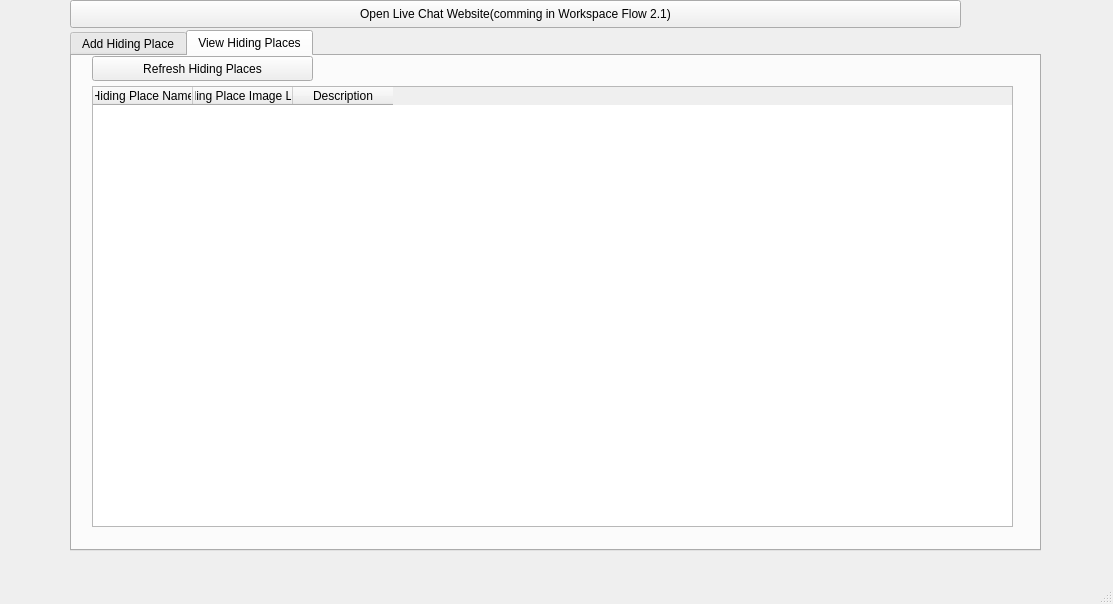
<?xml version="1.0" encoding="UTF-8"?>
<ui version="4.0">
 <class>MainWindow</class>
 <widget class="QMainWindow" name="MainWindow">
  <property name="enabled">
   <bool>true</bool>
  </property>
  <property name="geometry">
   <rect>
    <x>0</x>
    <y>0</y>
    <width>1113</width>
    <height>604</height>
   </rect>
  </property>
  <property name="acceptDrops">
   <bool>false</bool>
  </property>
  <property name="windowTitle">
   <string>Workspace Flow 1.1</string>
  </property>
  <property name="windowIcon">
   <iconset>
    <normaloff>WORKSPACE.png</normaloff>WORKSPACE.png</iconset>
  </property>
  <property name="iconSize">
   <size>
    <width>24</width>
    <height>24</height>
   </size>
  </property>
  <property name="dockOptions">
   <set>QMainWindow::AllowTabbedDocks|QMainWindow::AnimatedDocks</set>
  </property>
  <widget class="QWidget" name="centralwidget">
   <widget class="QTabWidget" name="tabWidget">
    <property name="geometry">
     <rect>
      <x>70</x>
      <y>30</y>
      <width>971</width>
      <height>521</height>
     </rect>
    </property>
    <property name="currentIndex">
     <number>1</number>
    </property>
    <property name="tabsClosable">
     <bool>false</bool>
    </property>
    <property name="movable">
     <bool>true</bool>
    </property>
    <property name="tabBarAutoHide">
     <bool>false</bool>
    </property>
    <widget class="QWidget" name="add">
     <attribute name="title">
      <string>Add Hiding Place</string>
     </attribute>
     <widget class="QLineEdit" name="HPName">
      <property name="geometry">
       <rect>
        <x>20</x>
        <y>50</y>
        <width>871</width>
        <height>31</height>
       </rect>
      </property>
     </widget>
     <widget class="QLabel" name="label">
      <property name="geometry">
       <rect>
        <x>20</x>
        <y>10</y>
        <width>1551</width>
        <height>31</height>
       </rect>
      </property>
      <property name="lineWidth">
       <number>2</number>
      </property>
      <property name="text">
       <string>Hiding Place Name</string>
      </property>
     </widget>
     <widget class="QLabel" name="label_2">
      <property name="geometry">
       <rect>
        <x>20</x>
        <y>100</y>
        <width>1551</width>
        <height>31</height>
       </rect>
      </property>
      <property name="lineWidth">
       <number>2</number>
      </property>
      <property name="text">
       <string>Hiding Place Image Link(optional)</string>
      </property>
     </widget>
     <widget class="QLineEdit" name="HPLink">
      <property name="geometry">
       <rect>
        <x>20</x>
        <y>150</y>
        <width>871</width>
        <height>31</height>
       </rect>
      </property>
     </widget>
     <widget class="QLabel" name="label_abc">
      <property name="geometry">
       <rect>
        <x>20</x>
        <y>200</y>
        <width>1551</width>
        <height>31</height>
       </rect>
      </property>
      <property name="lineWidth">
       <number>2</number>
      </property>
      <property name="text">
       <string>Description of Hiding Place</string>
      </property>
     </widget>
     <widget class="QTextEdit" name="Description">
      <property name="geometry">
       <rect>
        <x>20</x>
        <y>240</y>
        <width>871</width>
        <height>191</height>
       </rect>
      </property>
     </widget>
     <widget class="QPushButton" name="savedb_button">
      <property name="geometry">
       <rect>
        <x>20</x>
        <y>450</y>
        <width>871</width>
        <height>28</height>
       </rect>
      </property>
      <property name="text">
       <string>Submit To Online Database</string>
      </property>
     </widget>
    </widget>
    <widget class="QWidget" name="view">
     <attribute name="title">
      <string>View Hiding Places</string>
     </attribute>
     <widget class="QTableWidget" name="viewHP">
      <property name="geometry">
       <rect>
        <x>20</x>
        <y>30</y>
        <width>921</width>
        <height>441</height>
       </rect>
      </property>
      <property name="sizeAdjustPolicy">
       <enum>QAbstractScrollArea::AdjustIgnored</enum>
      </property>
      <property name="dragEnabled">
       <bool>false</bool>
      </property>
      <column>
       <property name="text">
        <string>Hiding Place Name</string>
       </property>
      </column>
      <column>
       <property name="text">
        <string>Hiding Place Image Link</string>
       </property>
      </column>
      <column>
       <property name="text">
        <string>Description</string>
       </property>
      </column>
     </widget>
     <widget class="QPushButton" name="RefreshButton">
      <property name="geometry">
       <rect>
        <x>20</x>
        <y>0</y>
        <width>221</width>
        <height>25</height>
       </rect>
      </property>
      <property name="text">
       <string>Refresh Hiding Places</string>
      </property>
     </widget>
    </widget>
   </widget>
   <widget class="QPushButton" name="lcw_button">
    <property name="geometry">
     <rect>
      <x>70</x>
      <y>0</y>
      <width>891</width>
      <height>28</height>
     </rect>
    </property>
    <property name="text">
     <string>Open Live Chat Website(comming in Workspace Flow 2.1)</string>
    </property>
   </widget>
  </widget>
  <widget class="QMenuBar" name="menubar">
   <property name="geometry">
    <rect>
     <x>0</x>
     <y>0</y>
     <width>1113</width>
     <height>22</height>
    </rect>
   </property>
  </widget>
  <widget class="QStatusBar" name="statusbar"/>
 </widget>
 <resources/>
 <connections/>
</ui>
